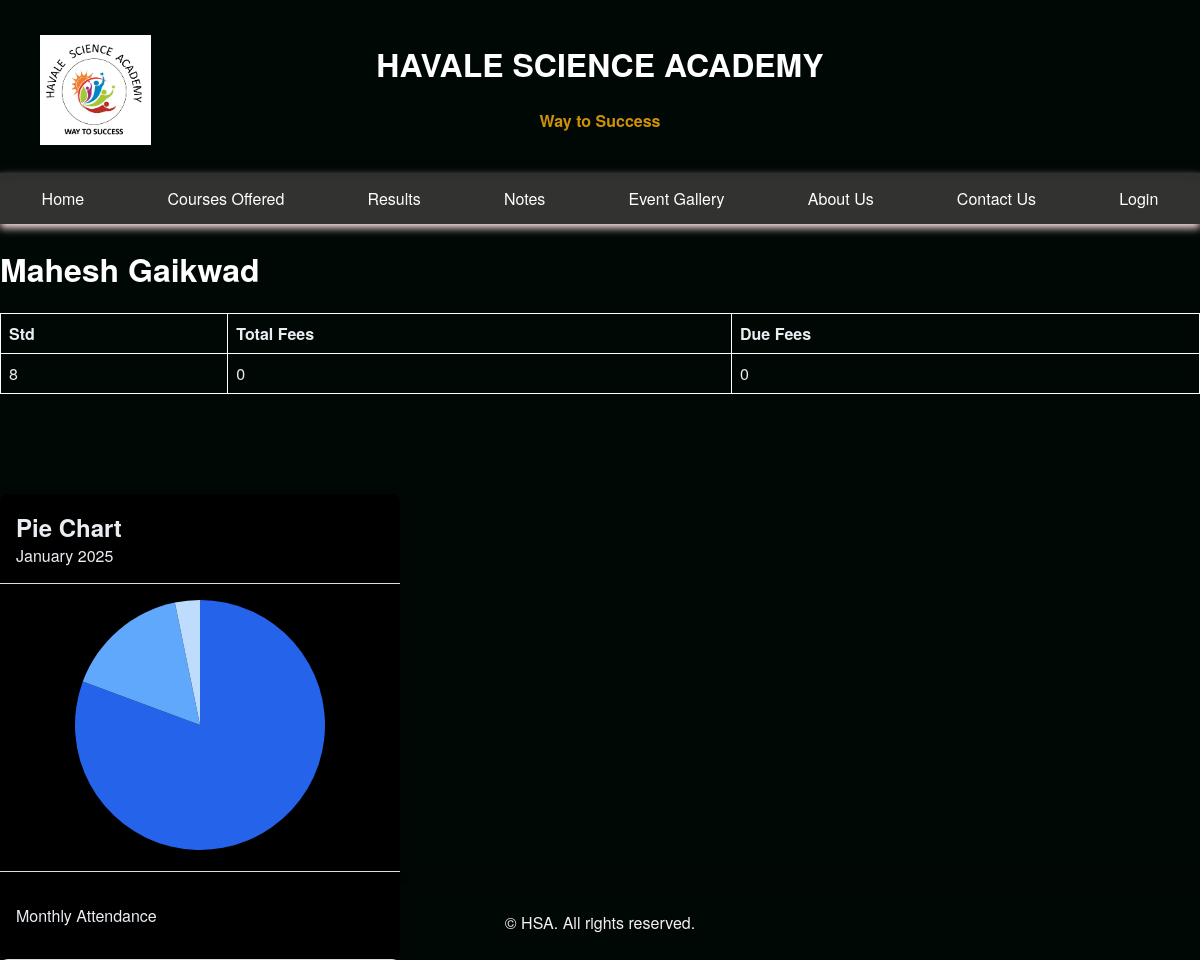
Screenshot of /studentProfile/ (signed in) with the database file from the repository.
### app1/models.py (models this page shows)
class Students(models.Model):
    user = models.ForeignKey(User,on_delete=models.CASCADE, null= True , blank= True)
    Sname = models.CharField(max_length=30)
    username = models.CharField(max_length=20)
    mob = models.CharField(max_length=10)
    std = models.IntegerField(max_length=2)

class Fees(models.Model):
    user = models.ForeignKey(User,on_delete=models.CASCADE, null= True , blank= True)
    username = models.CharField(max_length=20)
    totalFees = models.IntegerField(null= True , blank= True,default=0)
    paidFees = models.IntegerField(null= True , blank= True,default=0)
    dueFees = models.IntegerField(null= True ,blank= True,default=0)

### practice/views.py (the view)
# urls.py: path('studentProfile/',studentProfile,name="Student Profile"),
@login_required
def studentProfile (request):
    if request.user.is_superuser:
        profile = Students.objects.all()
        fees = Fees.objects.all()
        return render (request, "adminpage.html",{'profile':profile,'fees':fees})
    else:
        profile = Students.objects.filter(user=request.user)
        fees = Fees.objects.filter(user=request.user)
        return render (request, "studentProfile.html",{'profile':profile,'fees':fees})

### templates/studentProfile.html (shortened to what this page needs)
{% load static %}
<!DOCTYPE html>
<html lang="en">
<head>
</head>
{% include "header.html" %}
<body>
    {% for profile in profile %}
    <h1>{{ profile.Sname }}</h1>
    <table>
        <thead>
            <th>Std</th>
            <th>Total Fees</th>
            <th>Due Fees</th>
        </thead>
        <tbody>
            <tr>
                <td>{{ profile.std }}</td>
                {% endfor %}
                {% for fees in fees %}
                <td>{{ fees.totalFees }}</td>
                <td>{{ fees.dueFees }}</td>
            </tr>
        {% endfor %}
        </tbody>
    </table>
<div style="height: 100px";></div>
    </head>
    <body>
      <div class="card">
        <div class="card-header">
          <h2>Pie Chart</h2>
          <p>January 2025</p>
        </div>
        <div class="card-content">
          <div id="chart"></div>
        </div>
        <div class="card-footer">
          <p>Monthly Attendance</p>
        </div>
      </div>
    </body>
</body>
{% include "footer.html" %}
</html>

### static/style.css (style rules this page uses)
body { background:linear-gradient(135deg, rgba(255, 255, 255, 0.9) 0%, rgba(241, 241, 241, 0.9) 50%, rgba(229, 229, 229, 0.9) 100%); background-image: url('https://www.transparenttextures.com/patterns/cubes.png'); font-family: 'Helvetica Neue', Arial, sans-serif; margin: 0; padding: 0; color: #eaeef3; background-color: #000806; }
h1 { color: white; }

### templates/studentProfile.html (style rules this page uses)
table { width: 100%; border-collapse: collapse; }
table, th, td { border: 1px solid white; }
th, td { padding: 8px; text-align: left; }
:root { justify-content: center; align-items: center; --background: gray; --foreground:rgb(40, 25, 42); --card:black; --card-foreground: #161616; --chart-1: hsl(221.2, 83.2%, 53.3%); --chart-2: hsl(212, 95%, 68%); --chart-3: hsl(216, 92%, 60%); --chart-4: hsl(210, 98%, 78%); --chart-5: hsl(212, 97%, 87%); }
body { color: var(--foreground) display: flex; justify-content: center; align-items: center; height: 100vh; }
.card { justify-content: center; align-items: center; width: 400px; border-radius: 8px; box-shadow: 0 4px 8px rgba(0, 0, 0, 0.1); background: var(--card); overflow: hidden; }
.card-header, .card-footer { justify-content: center; align-items: center; padding: 16px; border-bottom: 1px solid #ddd; }
.card-header h2, .card-header p { margin: 0; }
.card-content { padding: 16px; display: flex; justify-content: center; align-items: center; }
.card-footer { border-top: 1px solid #ddd; }

### rows the page displays
Students: Sname "Mahesh Gaikwad", std "8"
Fees: totalFees "0", dueFees "0"
